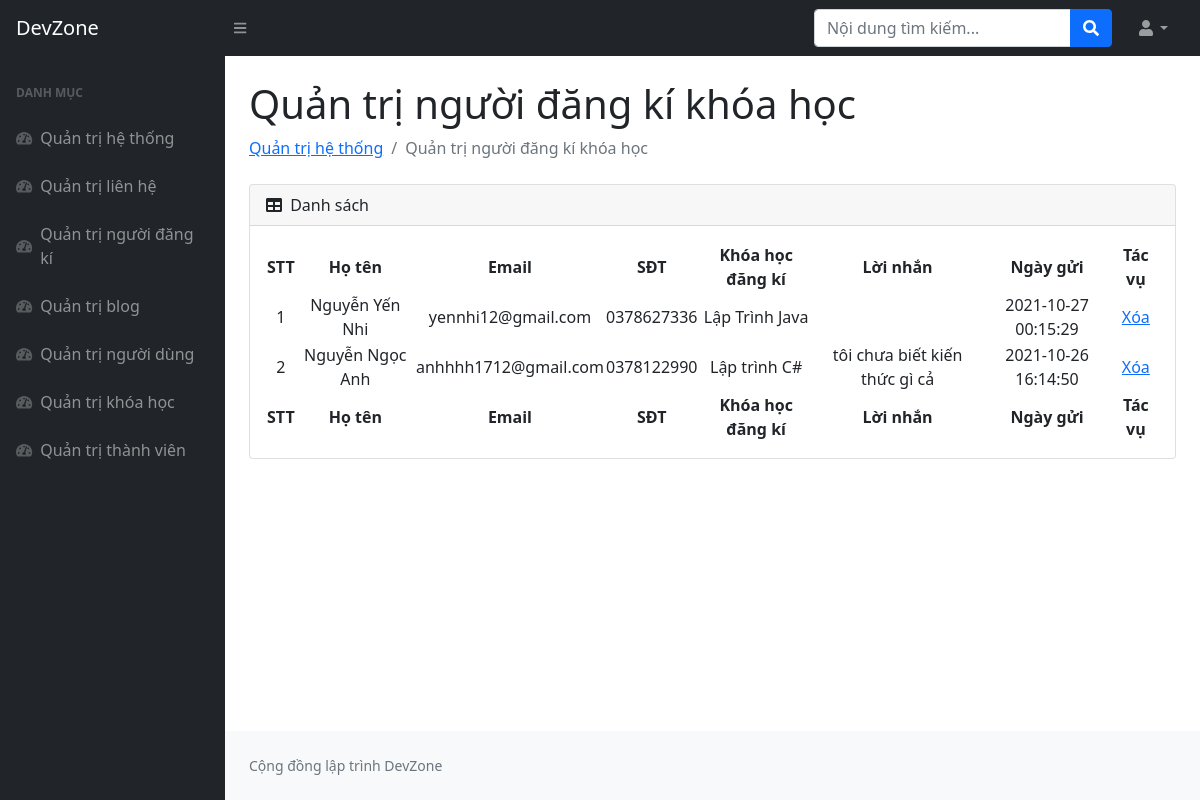
/admin/quan_tri_dang_ki_hoc.php, run on the app's committed database.
### tables this page shows
CREATE TABLE `tbl_dang_ki_hoc` (
  `dang_ki_hoc_id` int(11) NOT NULL,
  `ho_ten` varchar(50) NOT NULL,
  `email` varchar(50) NOT NULL,
  `sdt` varchar(15) NOT NULL,
  `khoa_hoc` varchar(300) NOT NULL,
  `loi_nhan` text DEFAULT NULL,
  `ngay_gui` datetime NOT NULL DEFAULT current_timestamp()
);

### admin/quan_tri_dang_ki_hoc.php (the view, shortened to what this page needs)
<!DOCTYPE html>
<html lang="en">
    <head>
        <link href="https://cdn.jsdelivr.net/npm/simple-datatables@latest/dist/style.css" rel="stylesheet" />
        <link href="css/styles.css" rel="stylesheet" />
    </head>
    <body class="sb-nav-fixed">
        <nav class="sb-topnav navbar navbar-expand navbar-dark bg-dark">
            <a class="navbar-brand ps-3" href="index.php">DevZone</a>
            <button class="btn btn-link btn-sm order-1 order-lg-0 me-4 me-lg-0" id="sidebarToggle" href="#!"><i class="fas fa-bars"></i></button>
            <form class="d-none d-md-inline-block form-inline ms-auto me-0 me-md-3 my-2 my-md-0">
                <div class="input-group">
                    <input class="form-control" type="text" placeholder="Nội dung tìm kiếm..." aria-label="nội dung tìm kiếm..." aria-describedby="btnNavbarSearch" />
                    <button class="btn btn-primary" id="btnNavbarSearch" type="button"><i class="fas fa-search"></i></button>
                </div>
            </form>
            <ul class="navbar-nav ms-auto ms-md-0 me-3 me-lg-4">
                <li class="nav-item dropdown">
                    <a class="nav-link dropdown-toggle" id="navbarDropdown" href="#" role="button" data-bs-toggle="dropdown" aria-expanded="false"><i class="fas fa-user fa-fw"></i></a>
                </li>
            </ul>
        </nav>
        <div id="layoutSidenav">
            <div id="layoutSidenav_nav">
                <nav class="sb-sidenav accordion sb-sidenav-dark" id="sidenavAccordion">
                    <div class="sb-sidenav-menu">
                        <div class="nav">
                            <div class="sb-sidenav-menu-heading">Danh mục</div>
                            <a class="nav-link" href="index.php">
                                <div class="sb-nav-link-icon"><i class="fas fa-tachometer-alt"></i></div>
                                Quản trị hệ thống
                            </a>
                            <a class="nav-link" href="quan_tri_lien_he.php">
                                <div class="sb-nav-link-icon"><i class="fas fa-tachometer-alt"></i></div>
                                Quản trị liên hệ
                            </a>
                            <a class="nav-link" href="quan_tri_dang_ki_hoc.php">
                                <div class="sb-nav-link-icon"><i class="fas fa-tachometer-alt"></i></div>
                                Quản trị người đăng kí
                            </a>
                            <a class="nav-link" href="quan_tri_blog.php">
                                <div class="sb-nav-link-icon"><i class="fas fa-tachometer-alt"></i></div>
                                Quản trị blog
                            </a>
                            <a class="nav-link" href="quan_tri_nguoi_dung.php">
                                <div class="sb-nav-link-icon"><i class="fas fa-tachometer-alt"></i></div>
                                Quản trị người dùng
                            </a>
                            <a class="nav-link" href="quan_tri_khoa_hoc.php">
                                <div class="sb-nav-link-icon"><i class="fas fa-tachometer-alt"></i></div>
                                Quản trị khóa học
                            </a>
                            <a class="nav-link" href="quan_tri_thanh_vien.php">
                                <div class="sb-nav-link-icon"><i class="fas fa-tachometer-alt"></i></div>
                                Quản trị thành viên
                            </a>
                        </div>
                    </div>
                </nav>
            </div>
            <div id="layoutSidenav_content">
                <main>
                    <div class="container-fluid px-4">
                        <h1 class="mt-4">Quản trị người đăng kí khóa học</h1>
                        <ol class="breadcrumb mb-4">
                            <li class="breadcrumb-item"><a href="index.php">Quản trị hệ thống</a></li>
                            <li class="breadcrumb-item active">Quản trị người đăng kí khóa học</li>
                        </ol>
                        <div class="card mb-4">
                            <div class="card-header">
                                <i class="fas fa-table me-1"></i>
                                Danh sách</a>
                            </div>
                            <div class="card-body">
                                <table id="datatablesSimple">
                                    <thead>
                                        <tr>
                                            <th style="text-align: center;">STT</th>
                                            <th style="text-align: center;">Họ tên</th>
                                            <th style="text-align: center;">Email</th>
                                            <th style="text-align: center;">SĐT</th>
                                            <th style="text-align: center;">Khóa học đăng kí</th>
                                            <th style="text-align: center;">Lời nhắn</th>
                                            <th style="text-align: center;">Ngày gửi</th>
                                            <th style="text-align: center;">Tác vụ</th>
                                        </tr>
                                    </thead>
                                    <tfoot>
                                        <tr>
                                            <th style="text-align: center;">STT</th>
                                            <th style="text-align: center;">Họ tên</th>
                                            <th style="text-align: center;">Email</th>
                                            <th style="text-align: center;">SĐT</th>
                                            <th style="text-align: center;">Khóa học đăng kí</th>
                                            <th style="text-align: center;">Lời nhắn</th>
                                            <th style="text-align: center;">Ngày gửi</th>
                                            <th style="text-align: center;">Tác vụ</th>
                                        </tr>
                                    </tfoot>
                                    <tbody>
                            <?php
                                $ket_noi = mysqli_connect("localhost","root","","devzone.db");
                                 $sql= "
                                            SELECT *
                                            FROM tbl_dang_ki_hoc
                                            ORDER BY dang_ki_hoc_id DESC";
                                  $noi_dung_dang_ki= mysqli_query($ket_noi,$sql);
                                  $i = 0;
                                  while($row = mysqli_fetch_array($noi_dung_dang_ki))
                                  {
                                    $i++;
                            ;?>
                                        <tr>
                                            <td style="text-align: center;"><?php echo $i;?></td>
                                            <td style="text-align: center;"><?php echo $row["ho_ten"];?></td>
                                            <td style="text-align: center;"><?php echo $row["email"];?></td>
                                            <td style="text-align: center;"><?php echo $row["sdt"];?></td>
                                            <td style="text-align: center;"><?php echo $row["khoa_hoc"];?></td>
                                            <td style="text-align: center;"><?php echo $row["loi_nhan"];?></td>
                                            <td style="text-align: center;"><?php echo $row["ngay_gui"];?></td>
                                            <td style="text-align: center;"><a href="dang_ki_hoc_xoa.php?id=<?php echo $row["dang_ki_hoc_id"];?>">Xóa</td>
                                        </tr>
                                    <?php
                                      }
                                    ;?>
                                    </tbody>
                                </table>
                            </div>
                        </div>
                    </div>
                </main>
                <footer class="py-4 bg-light mt-auto">
                    <div class="container-fluid px-4">
                        <div class="d-flex align-items-center justify-content-between small">
                            <div class="text-muted">Cộng đồng lập trình DevZone</div>
                        </div>
                    </div>
                </footer>
            </div>
        </div>
    </body>
</html>

### data on the page
tbl_dang_ki_hoc: ho_ten "Nguyễn Yến Nhi", email "yennhi12@gmail.com", sdt "0378627336", khoa_hoc "Lập Trình Java", ngay_gui "2021-10-27 00:15:29"
tbl_dang_ki_hoc: ho_ten "Nguyễn Ngọc Anh", email "anhhhh1712@gmail.com", sdt "0378122990", khoa_hoc "Lập trình C#", loi_nhan "tôi chưa biết kiến thức gì cả", ngay_gui "2021-10-26 16:14:50"
